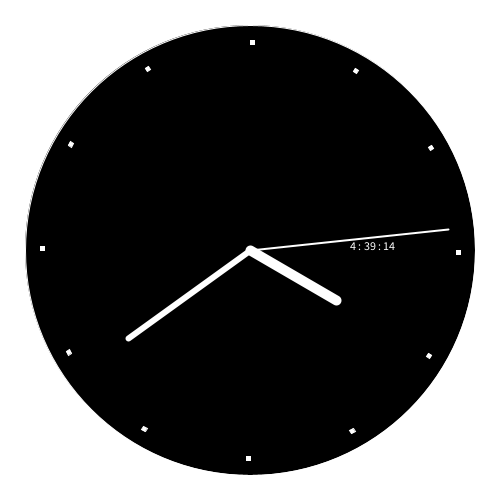
Frame 1 (no input)
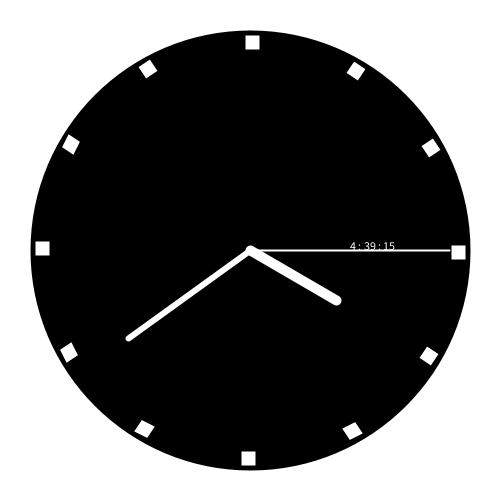
Frame 60 (the mouse pressed at the canvas centre just before this capture)
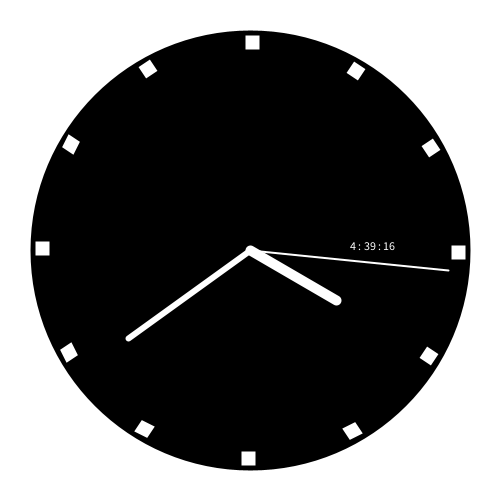
Frame 120 (the mouse held since frame 60 and released just before this capture)

The Processing sketch that drew these frames (run headless with seeded random() and noise(); from frame 60 on, the mouse is pressed at the canvas centre):

// Processing sketch: clock
// ── clock.pde
// The world pixel by pixel 2022
// Daniel Rozin
// using time funtions and transforms to creat a real time clock

void setup() { 
  size(500,500);
  smooth();
  fill(0,0,0);
  stroke(255);
}

void draw() {
  background (255);

  float secondsAngle= (second()/60.0)* 360;                            // calculating the angle of the seconds hand in degrees
  float minutesAngle= (minute()/60.0)* 360 ;                           // calculating the angle of the minutes hand in degrees
  float hoursAngle= ( (hour() % 12 )/12.0)* 360 ;                      // calculating the angle of the hours hand in degrees (converting from 24 to 12 with %)
  translate (width/2,height/2);                                        // translating to the center of the screen which is now 0,0
  fill(0); 
  ellipse(0,0,450,450);                                                // drawing the clock circle
  fill(255); 
  text (hour()+" : "+minute()+" : "+second(),100,0);                  // making a string from the time by using + and texting on screen 
  
  for (float i = 0; i< 12;i++) {
    rotate(radians(30));                                              // rotating by 30 degrees (accumulative) 12 times
    rect(0,-210,4,4);                                                // drawing the hour dots, we are drawing always at position 0, -210 (up)
  }                                                                     // but the rotation positions them around the circumference
  pushMatrix();                                                       // pushing the matrix so that we can revert to it after drawing the seconds
    rotate(radians( secondsAngle));                                  // rotating by the amount of secondAngle, after converting to radians
    strokeWeight (2);
    line(0,0,0,-200);                                                // we draw a vertical line and the rotation angles it to the correct angle
  popMatrix();                                                        // when we are done drawing the secnd hand we can pop the matrix and revert to 
                                                                      // the state it was before we called pushMatrix
  pushMatrix();                                    
    rotate(radians( minutesAngle));                                  // the same for minutes
    strokeWeight (6);
    line(0,0,0,-150);
  popMatrix();

  pushMatrix();
    rotate(radians( hoursAngle));                                    // the same for hours
    strokeWeight (10);
    line(0,0,0,-100);
  popMatrix();
}
